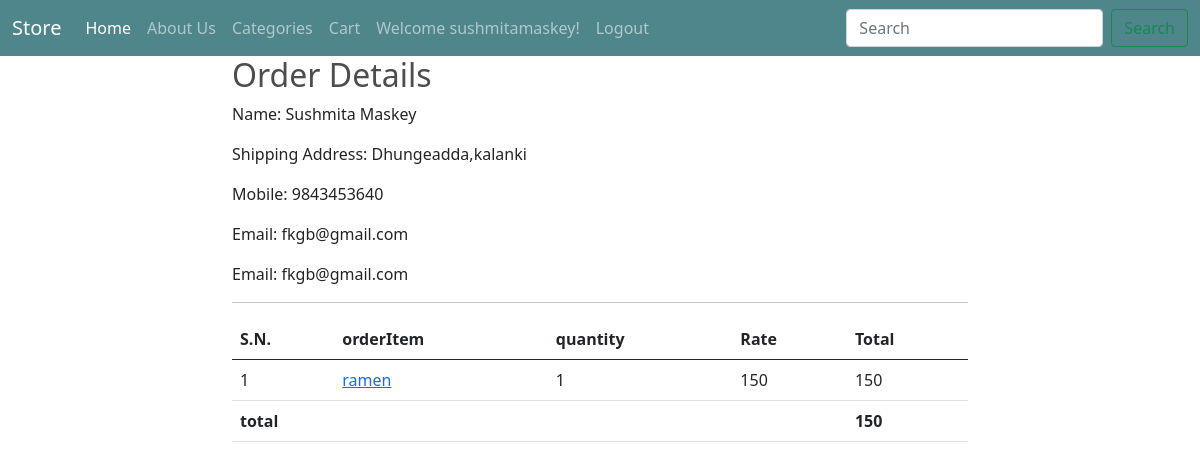
The page /customerProfile/orderDetail-18/ (signed in) on the database its author committed.
### store/models.py (models this page shows, shortened)
class Order(models.Model):
    cart= models.OneToOneField(Cart, on_delete= models.CASCADE)
    ordered_by= models.CharField(max_length=200)
    shipping_address= models.CharField(max_length=200)
    mobile= models.CharField(max_length=15)
    email= models.EmailField(null=True, blank=True)
    subtotal= models.PositiveIntegerField()
    discount= models.PositiveIntegerField()
    total= models.PositiveIntegerField()
    order_status= models.CharField(max_length=50, choices=ORDER_STATUS)
    created_at= models.DateTimeField(auto_now_add=True)
    payment_method= models.CharField(max_length=20, choices=METHOD, default='Cash on Delivery')
    payment_completed= models.BooleanField(default=False, null=True, blank=True)

class CartProduct(models.Model):
    cart= models.ForeignKey(Cart, on_delete=models. CASCADE)
    product= models.ForeignKey(Product, on_delete= models.CASCADE)
    rate=models.PositiveIntegerField()
    quantity= models.PositiveIntegerField()
    subtotal= models.PositiveIntegerField()

class Product(models.Model):
    title= models.CharField(max_length=200)
    slug= models.SlugField(unique=True)
    category= models.ForeignKey(Category, on_delete=models.CASCADE)
    image= models.ImageField(upload_to='products')
    marked_price= models.PositiveIntegerField()
    selling_price= models.PositiveIntegerField()
    description=models.TextField()
    warranty= models.CharField(max_length=300, null=True, blank=True)
    return_policy= models.CharField(max_length=300, null=True, blank=True)
    view_count= models.PositiveIntegerField(default=0)

class Cart(models.Model):
    customer= models.ForeignKey(Customer, on_delete= models.SET_NULL, null= True, blank= True)
    total= models.PositiveIntegerField(default=0)
    created_at= models.DateTimeField(auto_now_add= True)

### store/views.py (the view)
# urls.py: path('customerProfile/orderDetail-<int:pk>/',OrderDetailView.as_view(), name='orderDetail'),
class OrderDetailView(DetailView):
    template_name='orderDetail.html'
    model= Order
    context_object_name = 'order'
    def dispatch(self, request, *args, **kwargs):
        if request.user.is_authenticated and Customer.objects.filter(user=request.user).exists():
            order_id= self.kwargs['pk']
            order_obj= Order.objects.get(id=order_id)
            if request.user.customer!= order_obj.cart.customer: #to avoid one customer to view the details of the other customer by changing id in the url
                return redirect('customerProfile')
        else:
            return redirect('/customerLogin/?next=/customerProfile/')
        return super().dispatch(request, *args, **kwargs)

### store/templates/orderDetail.html (shortened to what this page needs)
{% extends 'base.html' %}
{% block content %}
<div class="container">
    <div class="row">
        <div class="col-md-8 mx-auto">
            <h2>Order Details</h2>
            <p><span>Name: </span>{{order.ordered_by}}</p>
            <p><span>Shipping Address: </span>{{order.shipping_address}}</p>
            <p><span>Mobile: </span>{{order.mobile}}</p>
            <p><span>Email: </span>{{order.email}}</p>
            <p><span>Email: </span>{{order.email}}</p>
            <hr>
            <table class="table">
                <thead>
                    <tr>
                        <th>S.N.</th>
                        <th>orderItem</th>
                        <th>quantity</th>
                        <th>Rate</th>
                        <th>Total</th>
                    </tr>
                </thead>
                <tbody>
                    {% for item in order.cart.cartproduct_set.all %}
                    <tr>
                        <td>{{forloop.counter}}</td>
                        <td><a target="_blank" href="{% url 'productDetail' item.product.slug %}">{{item.product.title}}</a></td>
                        <td>{{item.quantity}}</td>
                        <td>{{item.rate}}</td>
                        <td>{{item.subtotal}}</td>
                    </tr>
                    {% endfor %}
                    <tr>
                        <th colspan="4">total</th>
                        <th>{{order.cart.total}}</th>
                    </tr>
                </tbody>
            </table>
        </div>
    </div>
</div>
{% endblock %}

### store/templates/base.html (shortened to what this page needs)
<!DOCTYPE html>
<html>
<head>
  {% load static %}
  <link rel="stylesheet" type="text/css" href="{% static 'css/style.css' %}">
  <link href="https://cdn.jsdelivr.net/npm/bootstrap@5.0.1/dist/css/bootstrap.min.css" rel="stylesheet"
>
</head>
<body>
  <nav class="navbar navbar-expand-lg navbar-dark bg-dark">
    <div class="container-fluid">
      <a class="navbar-brand" href="{% url 'home' %}">Store</a>
      <div class="collapse navbar-collapse" id="navbarTogglerDemo02">
        <ul class="navbar-nav me-auto mb-2 mb-lg-0">
          <li class="nav-item">
            <a class="nav-link active" aria-current="page" href="{% url 'home' %}">Home</a>
          </li>
          <li class="nav-item">
            <a class="nav-link" href="{% url 'about' %}">About Us</a>
          </li>
          <li class="nav-item">
            <a class="nav-link" href="{% url 'allProducts' %}">Categories</a>
          </li>
          <li class="nav-item">
            <a class="nav-link" href="{% url 'myCart' %}">Cart</a>
          </li>
          {% if request.user.is_authenticated %}
          <li class="nav-item">
            <a  class="nav-link" href="{% url 'customerProfile' %}">Welcome {{request.user.username}}!</a>
          </li>
          <li class="nav-item">
            <a class="nav-link" href="{% url 'customerLogout' %}">Logout</a>
          </li>
          {% endif %}
        </ul>
        <form class="d-flex" action="{% url 'search' %}" method="GET">
          <input class="form-control me-2" type="search" name='keyword' placeholder="Search" aria-label="Search" required>
          <button class="btn btn-outline-success" type="submit">Search</button>
        </form>
      </div>
    </div>
  </nav>
  {% block content %}
  {% endblock %}
</body>
</html>

### static/css/style.css (style rules this page uses)
body { background-color: hsl(0, 0%, 98%); }
h1,h2,h3,h4,h5,h6 { color:hsl(0, 0%, 30%); }
nav.bg-dark { background-color: #4f868c!important; }
.btn { border-radius: 0; }

### rows shown on the page
Order: ordered_by "Sushmita Maskey", shipping_address "Dhungeadda,kalanki", mobile "9843453640", email "fkgb@gmail.com", cart.total "150"
CartProduct: product "ramen", quantity "1", rate "150", subtotal "150"

### other values the page prints
{{ request.user.username }} "sushmitamaskey"
